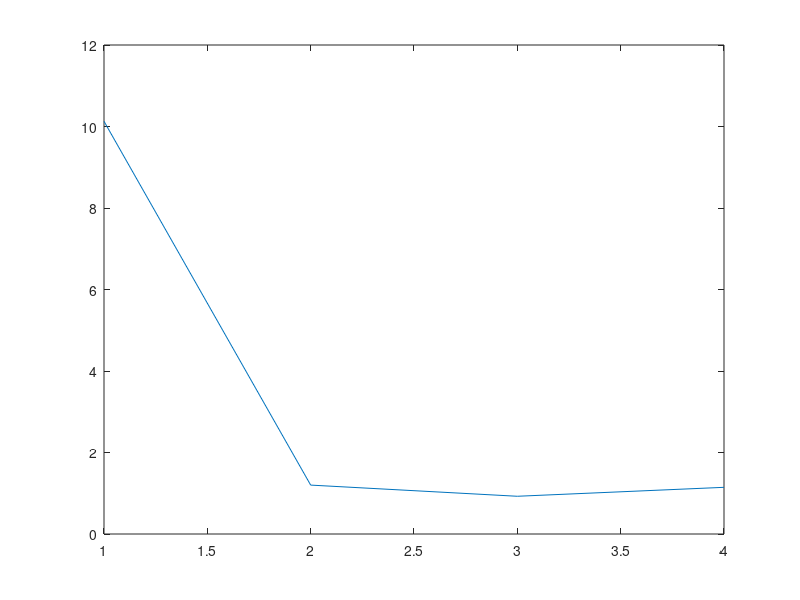

Source code (MATLAB):
n = 200; k = 3; evec = randn(n,1);
xmat = [ones(n,1) randn(n,k)]; y = zeros(n,1); u = zeros(n,1);
beta = ones(k+1,1); beta(1,1) = 10.0; % constant term
for i=2:n; % generate a model with 1st order serial correlation
    u(i,1) = 0.4*u(i-1,1) + evec(i,1);
    y(i,1) = xmat(i,:)*beta + u(i,1);
end;
% truncate 1st 100 observations for startup
yt = y(101:n,1); xt = xmat(101:n,:);
n = n-100; % reset n to reflect truncation
Vnames = strvcat('y','cterm','x2','x3');
result = regress(yt,xt); 
% prt(result,Vnames);
plot(result);